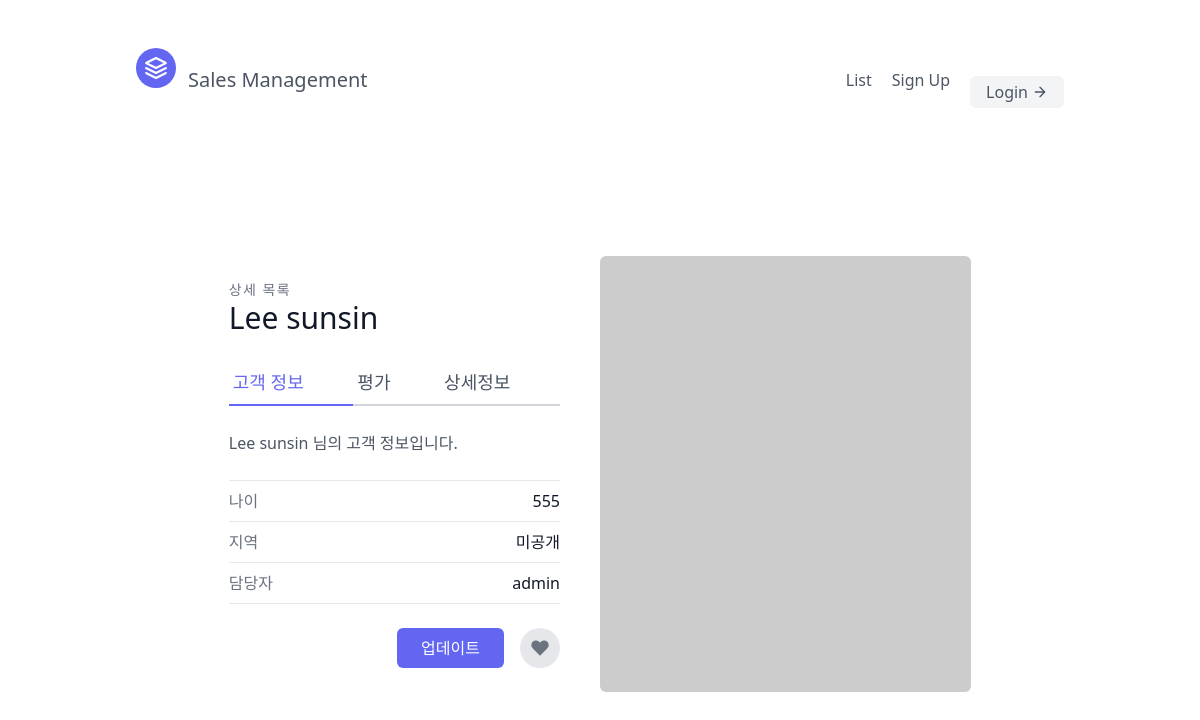
The page /sales/5 on the database its author committed.
### sales/models.py (models this page shows, shortened)
class Sale(models.Model):
    first_name = models.CharField(max_length=30)
    last_name = models.CharField(max_length=30)
    age = models.IntegerField(default=0)
    person = models.ForeignKey("Person", on_delete=models.CASCADE)

class Person(models.Model):
    customer = models.OneToOneField(CustomID, on_delete=models.CASCADE)
    def __str__(self):
        return self.customer.username

class CustomID (AbstractUser):
    pass  # AbstractUser을 그대로 사용할 경우

### sales/views.py (the view)
# urls.py: path('sales/<int:pk>', SalesDetailView.as_view(), name="Detail"),  # 제너릭 뷰
class SalesDetailView(generic.DetailView):
    template_name = "sales/sales_detail.html"
    queryset = Sale.objects.all()
    context_object_name = "info"

### templates/sales/sales_detail.html (shortened to what this page needs)
{% extends 'base.html' %}
{% block content %}
<section class="text-gray-600 body-font overflow-hidden">
  <div class="container px-5 py-24 mx-auto">
    <div class="lg:w-4/5 mx-auto flex flex-wrap">
      <div class="lg:w-1/2 w-full lg:pr-10 lg:py-6 mb-6 lg:mb-0">
        <h2 class="text-sm title-font text-gray-500 tracking-widest">상세 목록</h2>
        <h1 class="text-gray-900 text-3xl title-font font-medium mb-4">{{info.last_name}} {{info.first_name}}</h1>
        <div class="flex mb-4">
          <a class="flex-grow text-indigo-500 border-b-2 border-indigo-500 py-2 text-lg px-1">고객 정보</a>
          <a class="flex-grow border-b-2 border-gray-300 py-2 text-lg px-1">평가</a>
          <a class="flex-grow border-b-2 border-gray-300 py-2 text-lg px-1">상세정보</a>
        </div>
        <p class="leading-relaxed mb-4">{{info.last_name}} {{info.first_name}} 님의 고객 정보입니다.</p>
        <div class="flex border-t border-gray-200 py-2">
          <span class="text-gray-500">나이</span>
          <span class="ml-auto text-gray-900">{{info.age}}</span>
        </div>
        <div class="flex border-t border-gray-200 py-2">
          <span class="text-gray-500">지역</span>
          <span class="ml-auto text-gray-900">미공개</span>
        </div>
        <div class="flex border-t border-b mb-6 border-gray-200 py-2">
          <span class="text-gray-500">담당자</span>
          <span class="ml-auto text-gray-900">{{info.person}}</span>
        </div>
        <div class="flex">
          <a class="flex ml-auto" href={% url "Sales:Update" info.pk %}><button class="text-white bg-indigo-500 border-0 py-2 px-6 focus:outline-none hover:bg-indigo-600 rounded">업데이트</button></a>
          <a href={% url "Sales:Delete" info.pk %}><button class="rounded-full w-10 h-10 bg-gray-200 p-0 border-0 inline-flex items-center justify-center text-gray-500 ml-4">
            <svg fill="currentColor" stroke-linecap="round" stroke-linejoin="round" stroke-width="2" class="w-5 h-5" viewBox="0 0 24 24">
              <path d="M20.84 4.61a5.5 5.5 0 00-7.78 0L12 5.67l-1.06-1.06a5.5 5.5 0 00-7.78 7.78l1.06 1.06L12 21.23l7.78-7.78 1.06-1.06a5.5 5.5 0 000-7.78z"></path>
            </svg>
          </button></a>
        </div>
      </div>
      <img alt="ecommerce" class="lg:w-1/2 w-full lg:h-auto h-64 object-cover object-center rounded" src="https://dummyimage.com/400x400">
    </div>
  </div>
</section>
{% endblock content %}

### rows shown on the page
Sale: last_name "Lee", first_name "sunsin", age "555", person "admin"
